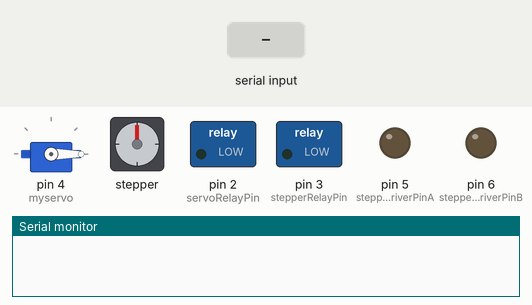
The sketch below on a simulated Arduino Uno, built with avr-gcc and run on an emulated ATmega328P. On the bench: servo, stepper motor, switched loads named in the sketch (green lamp = pin HIGH), output pins drawn as LEDs (lit = HIGH), the last lines printed to the serial monitor. The test bench sets the inputs (shaded band). Stepper angles assume 2048 steps per turn.

Above: at 1.2 s.
1.3 s: "nakasud2\n" received over Serial
At 3.7 s:
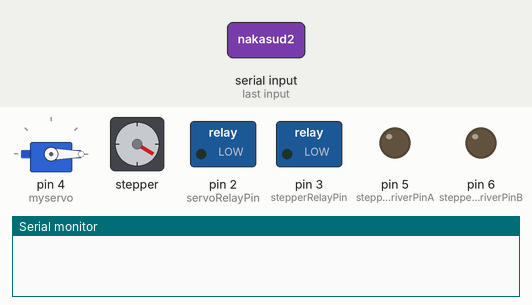
4.3 s: "nakasud4\n" received over Serial
At 4.54 s:
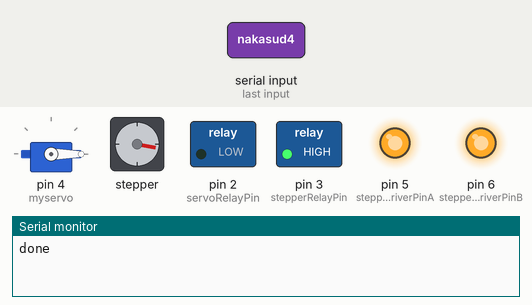
7.3 s: "90,45\n" received over Serial
At 9.0 s:
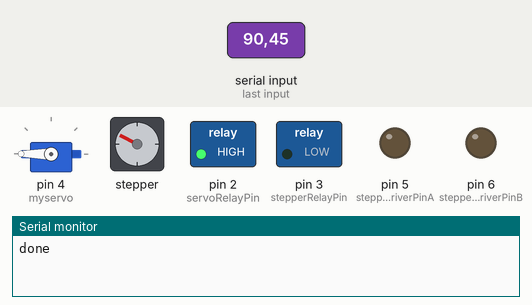
Timing chart, 0 to 26.7 s (numbered marks = the images above; inputs shaded):
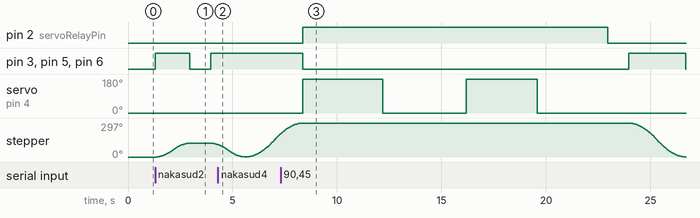

The sketch:

MixinsArduino18v3_Minified.ino
```cpp
#include <AccelStepper.h>
#include <Servo.h>

AccelStepper myStepper(AccelStepper::FULL4WIRE,8,9,10,11,true);

int lastIngredient = 0;

int incomingByte;

boolean moveServo = false;

Servo myservo;

const int servoRelayPin = 2;
const int stepperRelayPin = 3;
const int stepperEnableDriverPinA = 5;
const int stepperEnableDriverPinB = 6;

long stepperCurrentPosition = 0;

void setup() {
  myservo.attach(4,1000,2000);
  myservo.writeMicroseconds(1000);

  myStepper.setMaxSpeed(5000);
  myStepper.setAcceleration(1000);

  Serial.begin(9600);

  pinMode(stepperEnableDriverPinA,OUTPUT);
  pinMode(stepperEnableDriverPinB,OUTPUT);
  pinMode(servoRelayPin,OUTPUT);
  pinMode(stepperRelayPin,OUTPUT);
  digitalWrite(stepperRelayPin,LOW);
  digitalWrite(servoRelayPin,LOW);
}

void loop() {

  if(Serial.available() > 0) // if the data came
  {
    incomingByte = Serial.parseInt(); //read single byte from serial buffer

    String tempString = String(incomingByte);
    //Serial.println(tempString);
    if(moveServo == false) // constraint for bottle
    {
      digitalWrite(stepperRelayPin,HIGH);
      digitalWrite(stepperEnableDriverPinA,HIGH);
      digitalWrite(stepperEnableDriverPinB,HIGH);
      tempString.concat(" ingredient");
      //Serial.println(tempString);
      /*Serial.print("Current Position");
      Serial.println(myStepper.currentPosition());*/

       switch(incomingByte)
       {
         case 1:
            //myStepper.runToNewPosition(myStepper.currentPosition() + ((incomingByte - lastIngredient) * 150));
            myStepper.runToNewPosition(195);
            //Serial.println("ENTERED");
           break;

         case 2:
            //myStepper.runToNewPosition(myStepper.currentPosition() + ((incomingByte - lastIngredient) * 498));
            //myStepper.runToNewPosition(myStepper.currentPosition() + (incomingByte - lastIngredient) * 340);
            myStepper.runToNewPosition(incomingByte * 345);

           break;

         case 3:
            //myStepper.runToNewPosition(myStepper.currentPosition() + ((incomingByte - lastIngredient) * 405));
            myStepper.runToNewPosition(incomingByte * 398);

           break;

         case 4:
              //myStepper.runToNewPosition(myStepper.currentPosition() + ((incomingByte - lastIngredient) * 428));
              myStepper.runToNewPosition(incomingByte * 423);
           break;

         case 5:
             //myStepper.runToNewPosition(myStepper.currentPosition() + ((incomingByte - lastIngredient) * 440));
             myStepper.runToNewPosition(incomingByte * 434);
           break;

         case 6:
            myStepper.runToNewPosition(incomingByte * 448);
           break;
       }

      myStepper.stop(); // Stop as fast as possible: sets new target
      lastIngredient = incomingByte;
      digitalWrite(stepperRelayPin,LOW);
      digitalWrite(stepperEnableDriverPinA,LOW);
      digitalWrite(stepperEnableDriverPinB,LOW);
      moveServo = true;
    }

    else if( moveServo == true) // constraint for ml
    {
         digitalWrite(stepperRelayPin,LOW);
         digitalWrite(stepperEnableDriverPinA,LOW);
         digitalWrite(stepperEnableDriverPinB,LOW);
         digitalWrite(servoRelayPin,HIGH);
         //Serial.println("adsadsad");
         int mlToPush = incomingByte;
         if(mlToPush/50 !=0 && (lastIngredient >=1 && lastIngredient <=4))
         {
           int temp = mlToPush / 50;
           for(int i = 0; i<temp ; i++)
           {

             int push = map(50,0,50,0,3810);
             myservo.write(180);
             delay(push);
             myservo.write(0);
             mlToPush = mlToPush - 50;
             delay(push+200);
             //Serial.println("nakasud");
           }

         }
         if(mlToPush != 0 && (lastIngredient >=1 && lastIngredient <=4))
         {
           //Serial.println("nakasud2");
             int push = map(mlToPush,0,49,0,4150);
             //Serial.println(push);
             myservo.write(180);
             delay(push);
             myservo.write(0);
             delay(push);

         }

         if(mlToPush/25  != 0 && (lastIngredient >= 5 && lastIngredient <=6))
           {
             /*int push2 = map(25,0,25,0,3500);
             myservo.write(116);
             delay(push2);
             myservo.writeMicroseconds(1000);
             mlToPush = mlToPush - 25;
             delay(push2);*/
             int temp = mlToPush / 25;
             for(int i = 0; i<temp ; i++)
             {

             int push = map(25,0,25,0,2750);
             myservo.write(180);
             delay(push);
             myservo.write(0);
             mlToPush = mlToPush - 25;
             delay(push);
             }
           }

          if(mlToPush  != 0 && (lastIngredient >= 5 && lastIngredient <=6))
         {
             int push = map(mlToPush,0,24,0,3200);
             //Serial.println(mlToPush);
             //Serial.println(push);
               myservo.write(180);
             delay(push);
             myservo.write(0);
             delay(push);
             //Serial.println("nakasud4");
         }
          myservo.write(0);
         digitalWrite(servoRelayPin,LOW);
         moveServo = false;
    }

  }
  if(lastIngredient != 0 && Serial.available() <= 0)
  {
    digitalWrite(stepperRelayPin,HIGH);
    digitalWrite(stepperEnableDriverPinA,HIGH);
    digitalWrite(stepperEnableDriverPinB,HIGH);
    Serial.write("done");
    Serial.flush();
    myStepper.runToNewPosition(5);
    myStepper.stop();

    // Reset
    lastIngredient = 0;
    digitalWrite(stepperRelayPin,LOW);
    digitalWrite(stepperEnableDriverPinA,LOW);
    digitalWrite(stepperEnableDriverPinB,LOW);
    digitalWrite(8,LOW);
    digitalWrite(9,LOW);
    digitalWrite(10,LOW);
    digitalWrite(11,LOW);
  }
  // End of main
}

boolean Constraint(int value, int lowerlimit, int upperlimit)
{
  if(value > lowerlimit && value < upperlimit)
    return true;

    return false;
}
```

Measured:
- after the input at 1.3 s, pin 3 (stepperRelayPin), pin 5 (stepperEnableDriverPinA), pin 6 (stepperEnableDriverPinB): LOW → HIGH at once, → LOW 1.6 s later, → HIGH 1.0 s later; stepper: turns 121° clockwise in 1.6 s, then 12° counter-clockwise in 0.29 s
- after the input at 4.3 s, pin 3 (stepperRelayPin), pin 5 (stepperEnableDriverPinA), pin 6 (stepperEnableDriverPinB): stays HIGH (without the input it goes to LOW after 1.3 s)
- after the input at 7.3 s, pin 2 (servoRelayPin): LOW → HIGH after 1.1 s, → LOW 14.6 s later; servo on pin 4 (myservo): alternates 180° for 3.6 s and 0° for 4.0 s, 4 changes in all, then stays 0°, starting after 1.1 s
